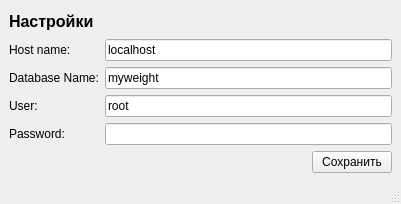
<?xml version="1.0" encoding="UTF-8"?>
<ui version="4.0">
 <class>tuneWindow</class>
 <widget class="QMainWindow" name="tuneWindow">
  <property name="geometry">
   <rect>
    <x>0</x>
    <y>0</y>
    <width>401</width>
    <height>204</height>
   </rect>
  </property>
  <property name="windowTitle">
   <string>Options</string>
  </property>
  <widget class="QWidget" name="centralwidget">
   <layout class="QVBoxLayout" name="verticalLayout">
    <item>
     <widget class="QLabel" name="label">
      <property name="font">
       <font>
        <pointsize>12</pointsize>
        <weight>75</weight>
        <bold>true</bold>
       </font>
      </property>
      <property name="text">
       <string>Настройки</string>
      </property>
     </widget>
    </item>
    <item>
     <layout class="QFormLayout" name="formLayout">
      <item row="0" column="0">
       <widget class="QLabel" name="label_2">
        <property name="text">
         <string>Host name:</string>
        </property>
       </widget>
      </item>
      <item row="0" column="1">
       <widget class="QLineEdit" name="hostEdit">
        <property name="text">
         <string>localhost</string>
        </property>
       </widget>
      </item>
      <item row="1" column="0">
       <widget class="QLabel" name="label_3">
        <property name="text">
         <string>Database Name:</string>
        </property>
       </widget>
      </item>
      <item row="1" column="1">
       <widget class="QLineEdit" name="NameEdit">
        <property name="text">
         <string>myweight</string>
        </property>
       </widget>
      </item>
      <item row="2" column="0">
       <widget class="QLabel" name="label_4">
        <property name="text">
         <string>User:</string>
        </property>
       </widget>
      </item>
      <item row="2" column="1">
       <widget class="QLineEdit" name="UserEdit">
        <property name="text">
         <string>root</string>
        </property>
       </widget>
      </item>
      <item row="3" column="0">
       <widget class="QLabel" name="label_5">
        <property name="text">
         <string>Password:</string>
        </property>
       </widget>
      </item>
      <item row="3" column="1">
       <widget class="QLineEdit" name="PasswordEdit"/>
      </item>
     </layout>
    </item>
    <item>
     <layout class="QHBoxLayout" name="horizontalLayout">
      <item>
       <spacer name="horizontalSpacer">
        <property name="orientation">
         <enum>Qt::Horizontal</enum>
        </property>
        <property name="sizeHint" stdset="0">
         <size>
          <width>40</width>
          <height>20</height>
         </size>
        </property>
       </spacer>
      </item>
      <item>
       <widget class="QPushButton" name="pushButton">
        <property name="text">
         <string>Сохранить</string>
        </property>
       </widget>
      </item>
     </layout>
    </item>
   </layout>
  </widget>
  <widget class="QMenuBar" name="menubar">
   <property name="geometry">
    <rect>
     <x>0</x>
     <y>0</y>
     <width>401</width>
     <height>21</height>
    </rect>
   </property>
  </widget>
  <widget class="QStatusBar" name="statusbar"/>
 </widget>
 <resources/>
 <connections/>
</ui>
